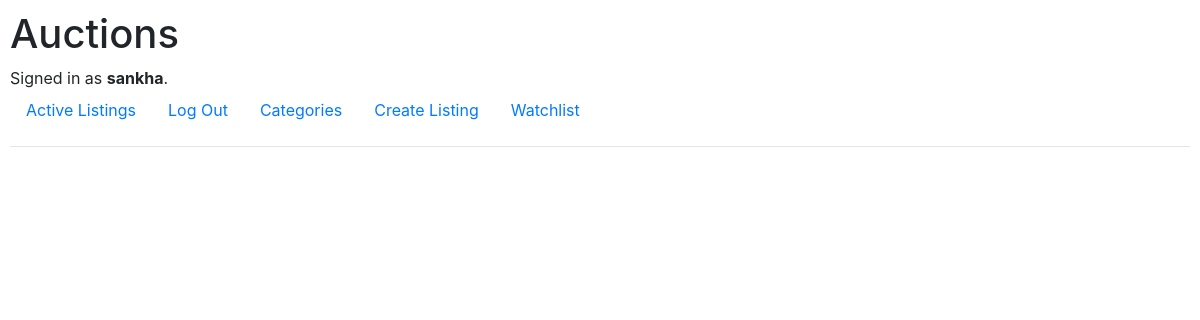
Before: /categories (signed in) with the older database file.
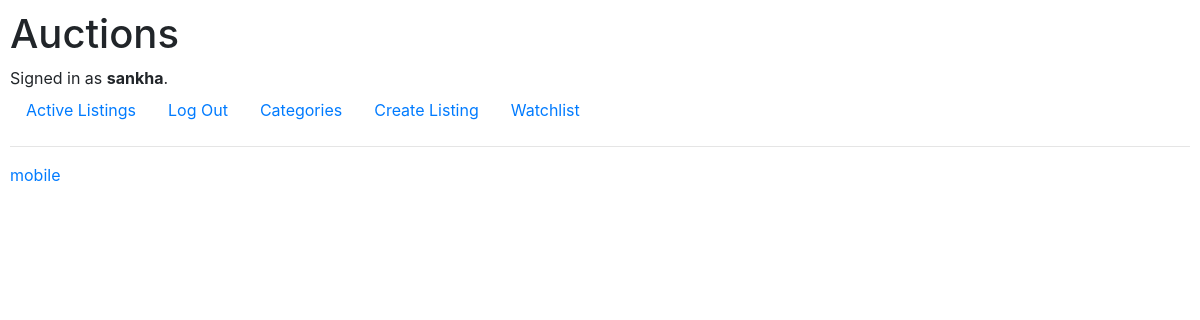
After: the same page with the newer database file.
### auctions/models.py (models this page shows)
class User(AbstractUser):
    pass

class Category(models.Model):
    category_name = models.CharField(max_length=64, null=True, blank=True)

### auctions/views.py (the view)
# urls.py: path("categories", views.category, name="categories"),
@login_required
def category(request):
    all_categories = Category.objects.all()
    return render(request, "auctions/categories.html", {
        "all_categories" : all_categories
    })

### auctions/templates/auctions/categories.html
{% extends "auctions/layout.html" %}
{% block body %}
    {% for category in all_categories %}
    <a href="{% url 'category_name' category.category_name%}">
        <div>{{ category.category_name }}</div>
    </a>
    {% endfor %}
{% endblock %}

### auctions/templates/auctions/layout.html (shortened to what this page needs)
{% load static %}
<!DOCTYPE html>
<html lang="en">
    <head>
        <link rel="stylesheet" href="https://stackpath.bootstrapcdn.com/bootstrap/4.4.1/css/bootstrap.min.css">
        <link rel="stylesheet" href="{% static 'auctions/styles.css' %}">
    </head>
    <body>
        <h1>Auctions</h1>
        <div>
            {% if user.is_authenticated %}
                Signed in as <strong>{{ user.username }}</strong>.
            {% else %}
                Not signed in.
            {% endif %}
        </div>
        <ul class="nav">
            <li class="nav-item">
                <a class="nav-link" href="{% url 'index' %}">Active Listings</a>
            </li>
            {% if user.is_authenticated %}
                <li class="nav-item">
                    <a class="nav-link" href="{% url 'logout' %}">Log Out</a>
                </li>
                <li class="nav-item">
                    <a class="nav-link" href="{% url 'categories' %}">Categories</a>
                </li>
                <li class="nav-item">
                    <a class="nav-link" href="{% url 'create' %}">Create Listing</a>
                </li>
                <li>
                    <a class="nav-link" href="{% url 'watchlist' %}">Watchlist</a>
                </li>
            {% endif %}
        </ul>
        <hr>
        {% block body %}
        {% endblock %}
    </body>
</html>

### auctions/static/auctions/styles.css (style rules this page uses)
body { padding: 10px; }

Changed rows visible on the page:
added Category: category_name "mobile"
